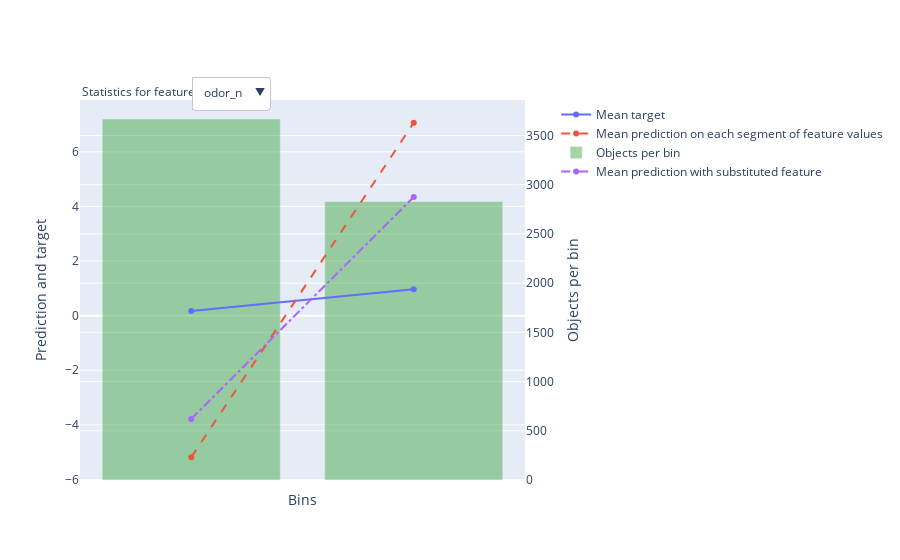

Source (notebook cell):
### Code cell
train_pool = Pool(X_train, y_train)
test_pool = Pool(X_test, y_test)

best_cat_boost.fit(train_pool, eval_set=test_pool)
res = best_cat_boost.calc_feature_statistics(train_pool, test_pool, feature=17, plot_file="best_cat_boost_odr_n.html")

### Figure 1 — Plotly figure (JSON) as saved in the notebook; plotly's stock layout.template omitted (floating-point values rounded to 4 significant figures)
{"data": [{"mode": "lines+markers", "name": "Mean target", "type": "scatter", "xaxis": "x", "y": [0.1737, 0.964], "yaxis": "y"}, {"line": {"dash": "dash"}, "mode": "lines+markers", "name": "Mean prediction on each segment of feature values", "type": "scatter", "xaxis": "x", "y": [-5.186, 7.063], "yaxis": "y"}, {"marker": {"color": "rgba(30, 150, 30, 0.4)"}, "name": "Objects per bin", "type": "bar", "width": 0.8, "xaxis": "x", "y": [3668, 2831], "yaxis": "y2"}, {"line": {"dash": "dashdot"}, "mode": "lines+markers", "name": "Mean prediction with substituted feature", "type": "scatter", "xaxis": "x", "y": [-3.782, 4.344], "yaxis": "y"}], "layout": {"annotations": [{"align": "left", "showarrow": false, "text": "Statistics for feature", "x": 0, "xref": "paper", "y": 1.05, "yref": "paper"}], "legend": {"bgcolor": "rgba(0,0,0,0)", "x": 1.07}, "updatemenus": [{"buttons": [{"args": [{"y": [[0.1737, 0.964], [-5.186, 7.063], [3668, 2831], [-3.782, 4.344]]}, {"xaxis": {"showticklabels": false, "tickmode": "array", "ticktext": ["(-inf, 0.5000]", "(0.5000, +inf)"], "tickvals": [0, 1], "title": {"text": "Bins"}}}], "label": "odor_n", "method": "update"}], "direction": "down", "pad": {"r": 10, "t": 10}, "showactive": true, "x": 0.25, "xanchor": "left", "y": 1.09, "yanchor": "top"}], "xaxis": {"showticklabels": false, "tickmode": "array", "ticktext": ["(-inf, 0.5000]", "(0.5000, +inf)"], "tickvals": [0, 1], "title": {"text": "Bins"}}, "yaxis": {"overlaying": "y2", "side": "left", "title": {"text": "Prediction and target"}}, "yaxis2": {"position": 1, "side": "right", "title": {"text": "Objects per bin"}}}}
